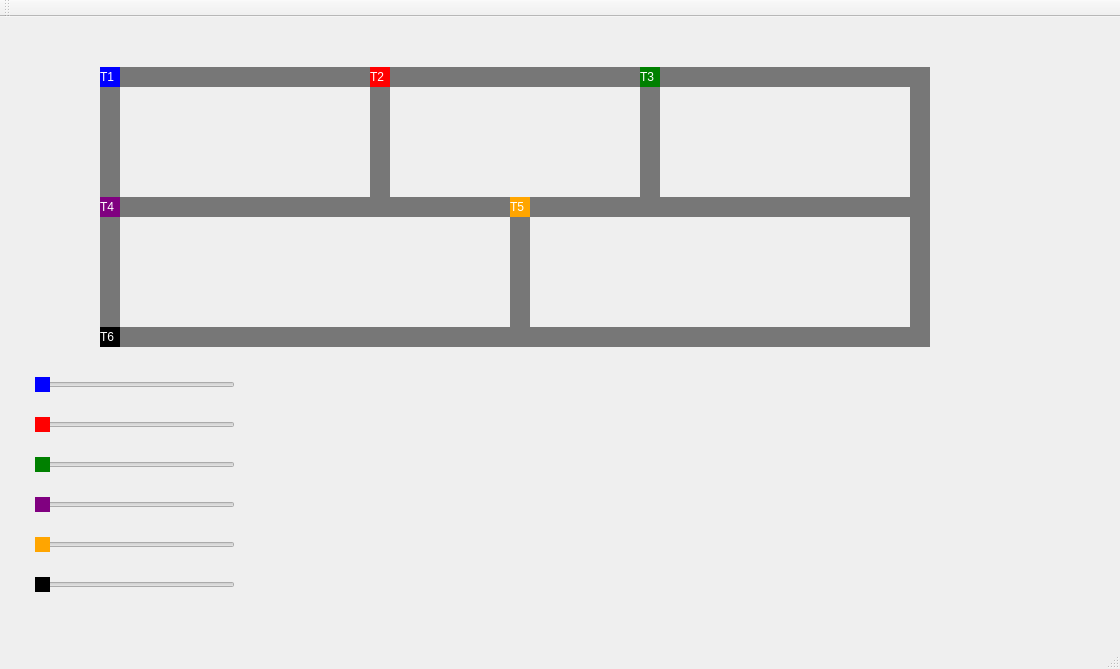
<?xml version="1.0" encoding="UTF-8"?>
<ui version="4.0">
 <class>MainWindow</class>
 <widget class="QMainWindow" name="MainWindow">
  <property name="geometry">
   <rect>
    <x>0</x>
    <y>0</y>
    <width>1120</width>
    <height>669</height>
   </rect>
  </property>
  <property name="windowTitle">
   <string>MainWindow</string>
  </property>
  <widget class="QWidget" name="centralWidget">
   <widget class="QSlider" name="horizontalSlider_3">
    <property name="geometry">
     <rect>
      <x>35</x>
      <y>440</y>
      <width>200</width>
      <height>16</height>
     </rect>
    </property>
    <property name="mouseTracking">
     <bool>false</bool>
    </property>
    <property name="tabletTracking">
     <bool>false</bool>
    </property>
    <property name="autoFillBackground">
     <bool>false</bool>
    </property>
    <property name="styleSheet">
     <string notr="true">QSlider::handle:horizontal { background-color: green; }</string>
    </property>
    <property name="orientation">
     <enum>Qt::Orientation::Horizontal</enum>
    </property>
    <property name="invertedAppearance">
     <bool>false</bool>
    </property>
   </widget>
   <widget class="QLabel" name="label_trilho_x_2">
    <property name="geometry">
     <rect>
      <x>390</x>
      <y>50</y>
      <width>250</width>
      <height>20</height>
     </rect>
    </property>
    <property name="styleSheet">
     <string notr="true">QLabel { background: #777 }</string>
    </property>
    <property name="text">
     <string/>
    </property>
   </widget>
   <widget class="QLabel" name="label_trilho_x_1">
    <property name="geometry">
     <rect>
      <x>120</x>
      <y>50</y>
      <width>250</width>
      <height>20</height>
     </rect>
    </property>
    <property name="styleSheet">
     <string notr="true">QLabel { background: #777 }</string>
    </property>
    <property name="text">
     <string/>
    </property>
   </widget>
   <widget class="QLabel" name="label_trilho_y_2_3">
    <property name="geometry">
     <rect>
      <x>640</x>
      <y>50</y>
      <width>20</width>
      <height>150</height>
     </rect>
    </property>
    <property name="styleSheet">
     <string notr="true">QLabel { background: #777 }</string>
    </property>
    <property name="text">
     <string/>
    </property>
   </widget>
   <widget class="QLabel" name="label_trilho_y_1_2">
    <property name="geometry">
     <rect>
      <x>370</x>
      <y>50</y>
      <width>20</width>
      <height>150</height>
     </rect>
    </property>
    <property name="styleSheet">
     <string notr="true">QLabel { background: #777 }</string>
    </property>
    <property name="text">
     <string/>
    </property>
   </widget>
   <widget class="QSlider" name="horizontalSlider_1">
    <property name="geometry">
     <rect>
      <x>35</x>
      <y>360</y>
      <width>200</width>
      <height>16</height>
     </rect>
    </property>
    <property name="mouseTracking">
     <bool>false</bool>
    </property>
    <property name="tabletTracking">
     <bool>false</bool>
    </property>
    <property name="autoFillBackground">
     <bool>false</bool>
    </property>
    <property name="styleSheet">
     <string notr="true">QSlider::handle:horizontal { background-color: blue; }</string>
    </property>
    <property name="orientation">
     <enum>Qt::Orientation::Horizontal</enum>
    </property>
    <property name="invertedAppearance">
     <bool>false</bool>
    </property>
   </widget>
   <widget class="QSlider" name="horizontalSlider_2">
    <property name="geometry">
     <rect>
      <x>35</x>
      <y>400</y>
      <width>200</width>
      <height>16</height>
     </rect>
    </property>
    <property name="styleSheet">
     <string notr="true">QSlider::handle:horizontal { background-color: red; }</string>
    </property>
    <property name="orientation">
     <enum>Qt::Orientation::Horizontal</enum>
    </property>
   </widget>
   <widget class="QLabel" name="label_trilho_x_3_b">
    <property name="geometry">
     <rect>
      <x>660</x>
      <y>180</y>
      <width>250</width>
      <height>20</height>
     </rect>
    </property>
    <property name="styleSheet">
     <string notr="true">QLabel { background: #777 }</string>
    </property>
    <property name="text">
     <string/>
    </property>
   </widget>
   <widget class="QLabel" name="label_trilho_x_2_3_5">
    <property name="geometry">
     <rect>
      <x>390</x>
      <y>180</y>
      <width>250</width>
      <height>20</height>
     </rect>
    </property>
    <property name="styleSheet">
     <string notr="true">QLabel { background: #777 }</string>
    </property>
    <property name="text">
     <string/>
    </property>
   </widget>
   <widget class="QLabel" name="label_trilho_y_4">
    <property name="geometry">
     <rect>
      <x>100</x>
      <y>180</y>
      <width>20</width>
      <height>150</height>
     </rect>
    </property>
    <property name="styleSheet">
     <string notr="true">QLabel { background: #777 }</string>
    </property>
    <property name="text">
     <string/>
    </property>
   </widget>
   <widget class="QLabel" name="label_trilho_y_5">
    <property name="geometry">
     <rect>
      <x>910</x>
      <y>180</y>
      <width>20</width>
      <height>150</height>
     </rect>
    </property>
    <property name="styleSheet">
     <string notr="true">QLabel { background: #777 }</string>
    </property>
    <property name="text">
     <string/>
    </property>
   </widget>
   <widget class="QLabel" name="label_trilho_4_b">
    <property name="enabled">
     <bool>true</bool>
    </property>
    <property name="geometry">
     <rect>
      <x>120</x>
      <y>310</y>
      <width>390</width>
      <height>20</height>
     </rect>
    </property>
    <property name="styleSheet">
     <string notr="true">QLabel { background: #777 }</string>
    </property>
    <property name="text">
     <string/>
    </property>
   </widget>
   <widget class="QLabel" name="label_trilho_y_3">
    <property name="geometry">
     <rect>
      <x>910</x>
      <y>50</y>
      <width>20</width>
      <height>150</height>
     </rect>
    </property>
    <property name="styleSheet">
     <string notr="true">QLabel { background: #777 }</string>
    </property>
    <property name="text">
     <string/>
    </property>
   </widget>
   <widget class="QLabel" name="label_trilho_x_3">
    <property name="geometry">
     <rect>
      <x>660</x>
      <y>50</y>
      <width>250</width>
      <height>20</height>
     </rect>
    </property>
    <property name="styleSheet">
     <string notr="true">QLabel { background: #777 }</string>
    </property>
    <property name="text">
     <string/>
    </property>
   </widget>
   <widget class="QLabel" name="label_trilho_y_1">
    <property name="geometry">
     <rect>
      <x>100</x>
      <y>50</y>
      <width>20</width>
      <height>150</height>
     </rect>
    </property>
    <property name="styleSheet">
     <string notr="true">QLabel { background: #777 }</string>
    </property>
    <property name="text">
     <string/>
    </property>
   </widget>
   <widget class="QSlider" name="horizontalSlider_6">
    <property name="geometry">
     <rect>
      <x>35</x>
      <y>560</y>
      <width>200</width>
      <height>16</height>
     </rect>
    </property>
    <property name="styleSheet">
     <string notr="true">QSlider::handle:horizontal { background-color: black; }</string>
    </property>
    <property name="orientation">
     <enum>Qt::Orientation::Horizontal</enum>
    </property>
   </widget>
   <widget class="QLabel" name="label_trilho_x_5_b">
    <property name="geometry">
     <rect>
      <x>525</x>
      <y>310</y>
      <width>385</width>
      <height>20</height>
     </rect>
    </property>
    <property name="styleSheet">
     <string notr="true">QLabel { background: #777 }</string>
    </property>
    <property name="text">
     <string/>
    </property>
   </widget>
   <widget class="QLabel" name="label_trilho_4_5">
    <property name="geometry">
     <rect>
      <x>510</x>
      <y>180</y>
      <width>20</width>
      <height>150</height>
     </rect>
    </property>
    <property name="styleSheet">
     <string notr="true">QLabel { background: #777 }</string>
    </property>
    <property name="text">
     <string/>
    </property>
   </widget>
   <widget class="QSlider" name="horizontalSlider_4">
    <property name="geometry">
     <rect>
      <x>35</x>
      <y>480</y>
      <width>200</width>
      <height>16</height>
     </rect>
    </property>
    <property name="styleSheet">
     <string notr="true">QSlider::handle:horizontal { background-color: purple; }</string>
    </property>
    <property name="orientation">
     <enum>Qt::Orientation::Horizontal</enum>
    </property>
   </widget>
   <widget class="QSlider" name="horizontalSlider_5">
    <property name="geometry">
     <rect>
      <x>35</x>
      <y>520</y>
      <width>200</width>
      <height>16</height>
     </rect>
    </property>
    <property name="styleSheet">
     <string notr="true">QSlider::handle:horizontal { background-color: orange; }</string>
    </property>
    <property name="orientation">
     <enum>Qt::Orientation::Horizontal</enum>
    </property>
   </widget>
   <widget class="QLabel" name="label_trilho_x_1_2_4">
    <property name="geometry">
     <rect>
      <x>120</x>
      <y>180</y>
      <width>250</width>
      <height>20</height>
     </rect>
    </property>
    <property name="styleSheet">
     <string notr="true">QLabel { background: #777 }</string>
    </property>
    <property name="text">
     <string/>
    </property>
   </widget>
   <widget class="QLabel" name="label_trem1">
    <property name="geometry">
     <rect>
      <x>100</x>
      <y>50</y>
      <width>20</width>
      <height>20</height>
     </rect>
    </property>
    <property name="styleSheet">
     <string notr="true">QLabel { background: blue; color: white }</string>
    </property>
    <property name="text">
     <string>T1</string>
    </property>
   </widget>
   <widget class="QLabel" name="label_trem2">
    <property name="geometry">
     <rect>
      <x>370</x>
      <y>50</y>
      <width>20</width>
      <height>20</height>
     </rect>
    </property>
    <property name="styleSheet">
     <string notr="true">QLabel { background: red; color: white; }</string>
    </property>
    <property name="text">
     <string>T2</string>
    </property>
   </widget>
   <widget class="QLabel" name="label_trem3">
    <property name="geometry">
     <rect>
      <x>640</x>
      <y>50</y>
      <width>20</width>
      <height>20</height>
     </rect>
    </property>
    <property name="styleSheet">
     <string notr="true">QLabel { background: green; color: white }</string>
    </property>
    <property name="text">
     <string>T3</string>
    </property>
   </widget>
   <widget class="QLabel" name="label_trem4">
    <property name="geometry">
     <rect>
      <x>100</x>
      <y>180</y>
      <width>20</width>
      <height>20</height>
     </rect>
    </property>
    <property name="styleSheet">
     <string notr="true">QLabel { background: purple; color: white }</string>
    </property>
    <property name="text">
     <string>T4</string>
    </property>
   </widget>
   <widget class="QLabel" name="label_trem5">
    <property name="geometry">
     <rect>
      <x>510</x>
      <y>180</y>
      <width>20</width>
      <height>20</height>
     </rect>
    </property>
    <property name="styleSheet">
     <string notr="true">QLabel { background: orange; color: white }</string>
    </property>
    <property name="text">
     <string>T5</string>
    </property>
   </widget>
   <widget class="QLabel" name="label_trem6">
    <property name="geometry">
     <rect>
      <x>100</x>
      <y>310</y>
      <width>20</width>
      <height>20</height>
     </rect>
    </property>
    <property name="styleSheet">
     <string notr="true">QLabel { background: black; color: white }</string>
    </property>
    <property name="text">
     <string>T6</string>
    </property>
   </widget>
  </widget>
  <widget class="QMenuBar" name="menuBar">
   <property name="geometry">
    <rect>
     <x>0</x>
     <y>0</y>
     <width>1120</width>
     <height>23</height>
    </rect>
   </property>
  </widget>
  <widget class="QToolBar" name="mainToolBar">
   <attribute name="toolBarArea">
    <enum>TopToolBarArea</enum>
   </attribute>
   <attribute name="toolBarBreak">
    <bool>false</bool>
   </attribute>
  </widget>
  <widget class="QStatusBar" name="statusBar"/>
 </widget>
 <layoutdefault spacing="6" margin="11"/>
 <resources/>
 <connections/>
</ui>
